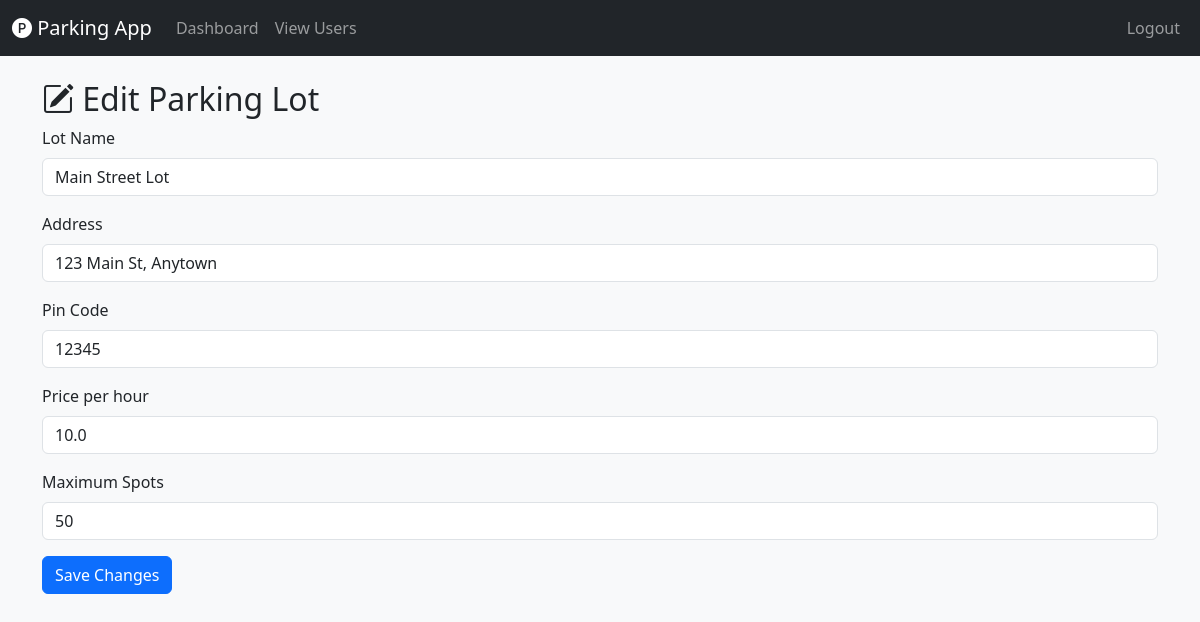
The page /admin/lot/edit/1 (signed in) on the database its author committed.
### models.py (models this page shows)
class ParkingLot(db.Model):
    __tablename__ = 'parking_lots'
    id = db.Column(db.Integer, primary_key=True)
    name = db.Column(db.String(100), nullable=False)
    address = db.Column(db.String(200), nullable=False)
    pin_code = db.Column(db.String(10), nullable=False)
    price = db.Column(db.Float, nullable=False)
    max_spots = db.Column(db.Integer, nullable=False)
    spots = db.relationship('ParkingSpot', backref='lot', lazy='dynamic', cascade="all, delete-orphan")

### app.py (the view, shortened to what this page needs)
@app.route('/admin/lot/edit/<int:lot_id>', methods=['GET', 'POST'])
@admin_required
def edit_lot(lot_id):
    lot = ParkingLot.query.get_or_404(lot_id)
    return render_template('edit_lot.html', lot=lot)

### app.py (called while the page is built)
@login_manager.user_loader
def load_user(user_id):
    return User.query.get(int(user_id))

def admin_required(f):
    @wraps(f)
    @login_required
    def decorated_function(*args, **kwargs):
        if not current_user.is_admin:
            abort(403)
        return f(*args, **kwargs)
    return decorated_function

### templates/edit_lot.html
{% extends "base.html" %}
{% block content %}
<h2><i class="bi bi-pencil-square"></i> Edit Parking Lot</h2>
<form method="POST">
    <div class="mb-3">
        <label for="name" class="form-label">Lot Name</label>
        <input type="text" class="form-control" id="name" name="name" value="{{ lot.name }}" required>
    </div>
    <div class="mb-3">
        <label for="address" class="form-label">Address</label>
        <input type="text" class="form-control" id="address" name="address" value="{{ lot.address }}" required>
    </div>
    <div class="mb-3">
        <label for="pin_code" class="form-label">Pin Code</label>
        <input type="text" class="form-control" id="pin_code" name="pin_code" value="{{ lot.pin_code }}" required>
    </div>
    <div class="mb-3">
        <label for="price" class="form-label">Price per hour</label>
        <input type="number" step="0.01" min="0" class="form-control" id="price" name="price" value="{{ lot.price }}" required>
    </div>
    <div class="mb-3">
        <label for="max_spots" class="form-label">Maximum Spots</label>
        <input type="number" min="1" class="form-control" id="max_spots" name="max_spots" value="{{ lot.max_spots }}" required>
    </div>
    <button type="submit" class="btn btn-primary">Save Changes</button>
</form>
{% endblock %}

### static/css/style.css (style rules this page uses)
body { background-color: #f8f9fa; }

### rows shown on the page
ParkingLot: name "Main Street Lot", address "123 Main St, Anytown", pin_code "12345", price "10.0", max_spots "50"
